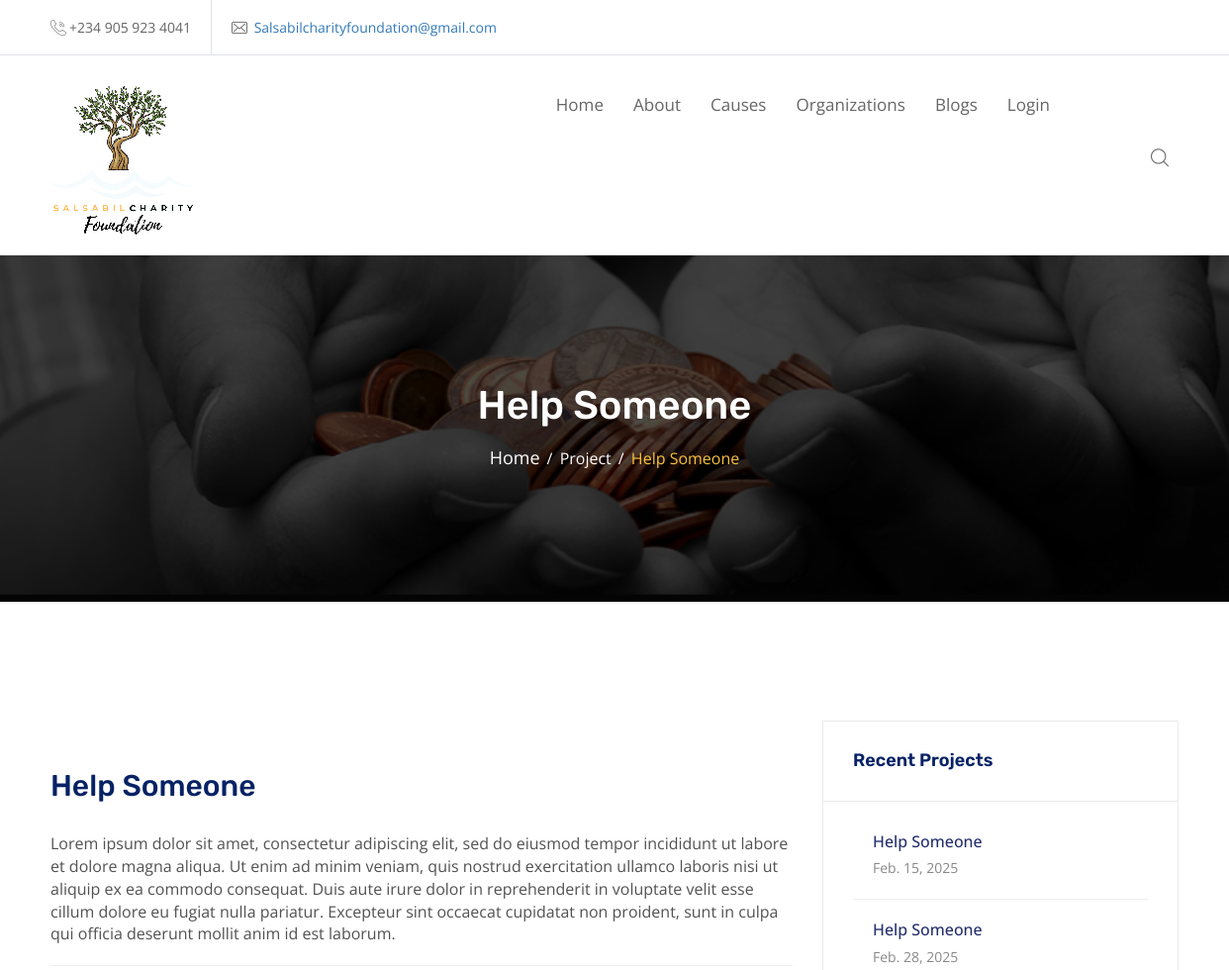
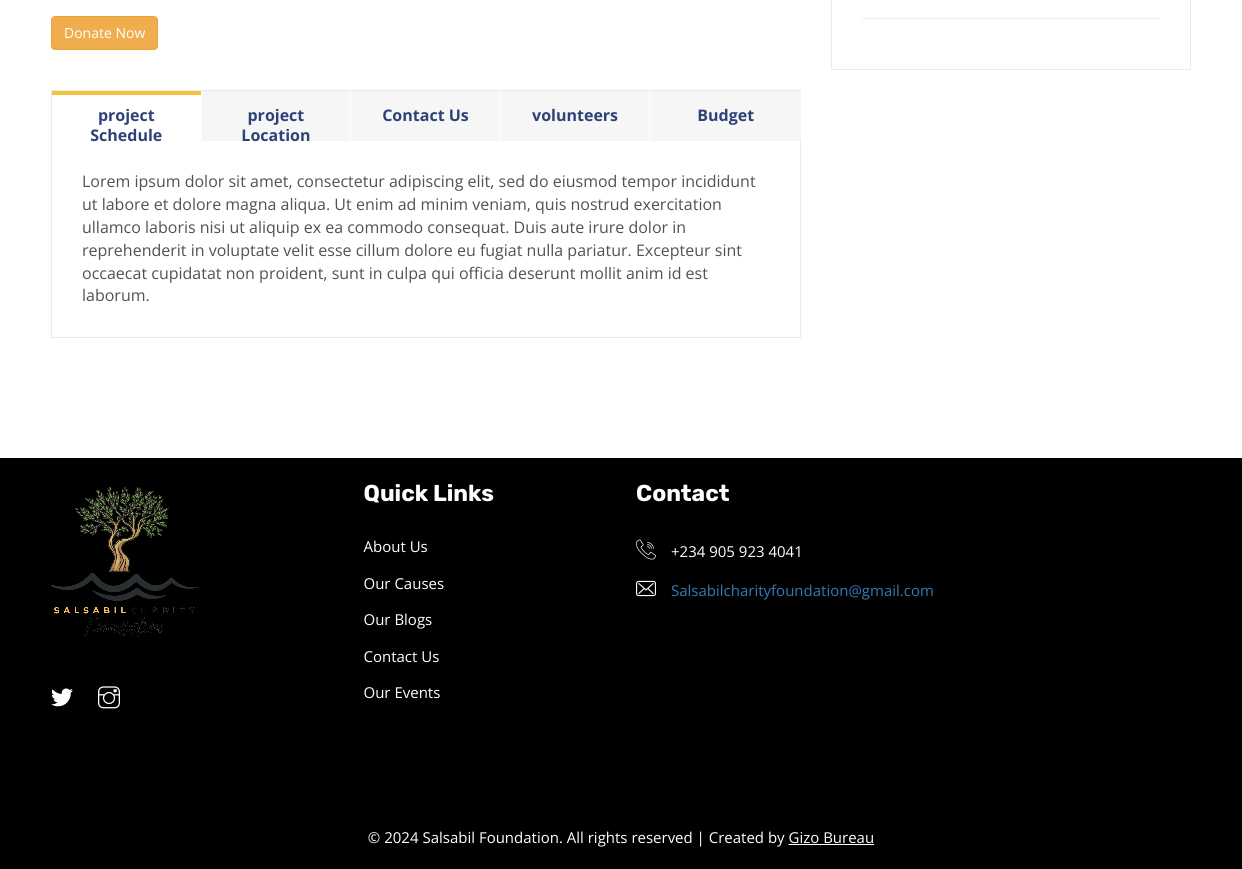
The page /project/passi-community-development-foundation-help-someone-2025-02-28 on the database its author committed (2 pictures, top to bottom).
### charity/models.py (models this page shows, shortened)
class Project(models.Model):
    slug = models.SlugField(max_length=150, blank=True, null=True)
    organization=models.ForeignKey(Profile, on_delete=models.CASCADE)
    title = models.CharField(max_length=60)
    budget = models.PositiveIntegerField()
    description = models.TextField()
    location = models.CharField(max_length=60)
    volunteers_needed = models.PositiveIntegerField(blank=True, null=True)
    date = models.DateField(auto_now=False, auto_now_add=False)
    schedule = models.TextField(blank=True, null=True)
    amount_raised = models.PositiveIntegerField(default=0)
    def percentage(self):
        return (self.amount_raised/self.budget) * 100

### charity/views.py (the view, shortened to what this page needs)
# urls.py: path('project/<slug>', views.single_project, name="project"),
def single_project(request, slug):
    project = Project.objects.get(slug=slug)
    projects = Project.objects.all()
    volunteers_number = Volunteer.objects.filter(project=project).count()
    form = VolunteerForm()
    context= {"form": form, "project": project, "projects": projects, "volunteers_number": volunteers_number}
    return render(request, "single_project.html", context)

### templates/single_project.html (shortened to what this page needs)
{% extends "base.html" %}
{% block content %}
{% include "header.html" %}
        <div class="wpo-breadcumb-area">
            <div class="container">
                <div class="row">
                    <div class="col-12">
                        <div class="wpo-breadcumb-wrap">
                            <h2>{{project.title|title}}</h2>
                            <ul>
                                <li><a href="{% url 'home' %}">Home</a></li>
                                <li><span>Project</span></li>
                                <li><span>{{project.title|title}}</span></li>
                            </ul>
                        </div>
                    </div>
                </div>
            </div>
        </div>
        <div class="wpo-event-details-area section-padding">
            <div class="container">
                <div class="row">
                    <div class="col col-md-8">
                         <div class="wpo-event-item">
                            <div class="wpo-event-details-text">
                                <h2>{{project.title|title}}</h2>
                                 {{project.description|capfirst}}<br><hr>
                                  {% if project.amount_raised != project.budget %}
                                  <a href="{% url 'initiate_payment_project' project.slug %}"><button  class="btn btn-warning">Donate Now</button></a>
                                  {% endif %}
                            </div>
                            <div class="wpo-event-details-wrap">
                                <div class="wpo-event-details-tab">
                                    <ul class="nav nav-tabs">
                                        <li class="active"><a data-toggle="tab" href="#Schedule">project Schedule</a></li>
                                        <li><a data-toggle="tab" href="#Map">project Location</a></li>
                                        <li><a data-toggle="tab" href="#Contact">Contact Us</a></li>
                                        <li><a data-toggle="tab" href="#Volunteers">volunteers</a></li>
                                        <li><a data-toggle="tab" href="#Budget">Budget</a></li>
                                    </ul>
                                </div>
                                <div class="wpo-event-details-content">
                                    <div class="tab-content">
                                        <div id="Schedule" class="tab-pane active">
                                            {{project.schedule|capfirst}}
                                        </div>
                                    </div>
                                </div>
                            </div>
                        </div>
                    </div>
                    <div class="col col-md-4">
                        <div class="wpo-blog-sidebar">
                            <div class="widget recent-post-widget">
                                <h3>Recent projects</h3>
                                {% for project in projects %}
                                <div class="posts">
                                    <div class="post">
                                        <div class="details">
                                            <h4><a href="{% url 'project' project.slug %}">{{project.title|title}}</a></h4>
                                            <span class="date">{{project.date}}</span>
                                        </div>
                                    </div>
                                </div>
                                <hr>
                                {% endfor %}
                            </div>
                        </div>
                    </div>
                </div>
            </div>
        </div>
        <div class="wpo-ne-footer">
{% endblock content %}

### rows shown on the page
Project: title "Help Someone", description "Lorem ipsum dolor sit amet, consectetur adipiscing elit, sed do eiusmod tempor incididunt ut labore et dolore magna aliqua. Ut enim ad minim veniam, quis nostrud exercitation ullamco laboris nisi ut aliquip ex ea commodo consequat. Duis aute irure dolor in reprehenderit in voluptate velit esse cillum dolore eu fugiat nulla pariatur. Excepteur sint occaecat cupidatat non proident, sunt in culpa qui officia deserunt mollit anim id est laborum.", schedule "Lorem ipsum dolor sit amet, consectetur adipiscing elit, sed do eiusmod tempor incididunt ut labore et dolore magna aliqua. Ut enim ad minim veniam, quis nostrud exercitation ullamco laboris nisi ut aliquip ex ea commodo consequat. Duis aute irure dolor in reprehenderit in voluptate velit esse cillum dolore eu fugiat nulla pariatur. Excepteur sint occaecat cupidatat non proident, sunt in culpa qui officia deserunt mollit anim id est laborum.", date "Feb. 28, 2025"
Project: title "Help Someone", date "Feb. 15, 2025"
